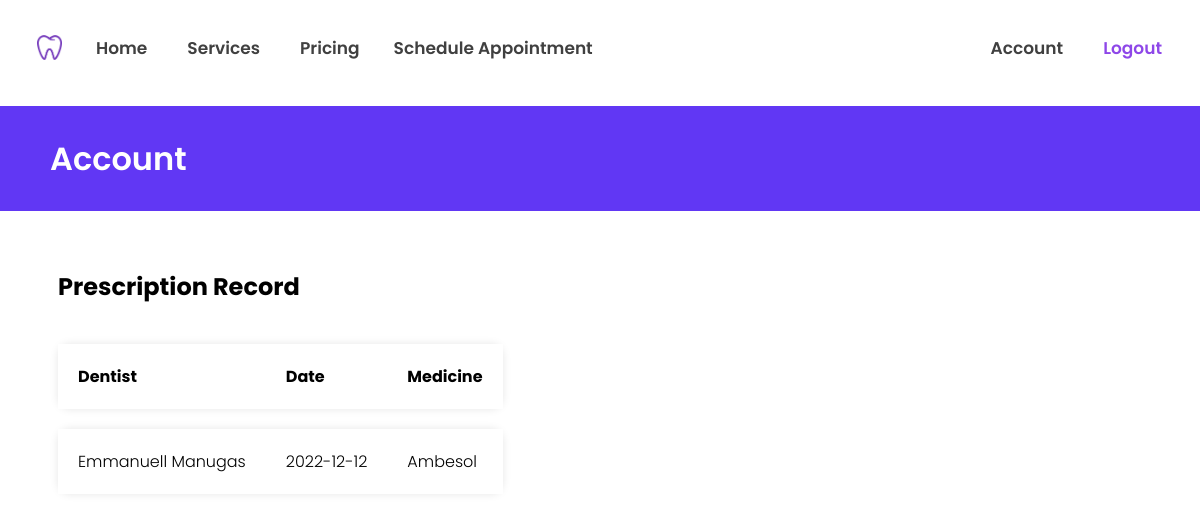
/web_pages/php/prescriptionrecord.php (signed in), run on the app's committed database.
### tables this page shows
CREATE TABLE `prescription` (
  `presid` int(11) NOT NULL,
  `dentistid` varchar(20) NOT NULL,
  `patientid` varchar(20) NOT NULL,
  `date` date NOT NULL,
  `med` text NOT NULL
);

CREATE TABLE `user` (
  `userid` varchar(20) NOT NULL,
  `username` varchar(20) NOT NULL,
  `fname` varchar(20) NOT NULL,
  `lname` varchar(20) NOT NULL,
  `gender` varchar(6) NOT NULL,
  `birthdate` date NOT NULL,
  `email` varchar(50) NOT NULL,
  `contactnum` varchar(15) NOT NULL,
  `password` tinytext NOT NULL,
  `role` varchar(20) NOT NULL DEFAULT 'regular_user'
);

### web_pages/php/prescriptionrecord.php (the view, shortened to what this page needs)
<?php
include_once "navbar.php";
$userid =  $_SESSION['userid'];
?>
<!DOCTYPE html>
<html lang="en" dir="ltr">
  <head>
	<link rel="stylesheet" href="../css/main.css">
  </head>
  <body>
	<h1>Account</h1><br>
	<div class="main">
	<h2>Prescription Record</h2>
    <table>
      <tr>
        <th>Dentist</th>
        <th>Date</th>
        <th>Medicine</th>
      </tr>
    <?php
    $sql = "SELECT * FROM prescription WHERE patientid = '$userid' ORDER BY presid DESC";
    $res = mysqli_query($conn, $sql);
    if(mysqli_num_rows($res) > 0){
      while($prescription = mysqli_fetch_assoc($res)){
        $dentistid = $prescription['dentistid'];
        $date = $prescription['date'];
        $med = $prescription['med'];
        $sql = "SELECT * FROM user where userid = '$dentistid' ";
        $userres = mysqli_query($conn,$sql);
        if(mysqli_num_rows($userres) > 0){
        while($user = mysqli_fetch_assoc($userres)){
          $fname = $user['fname'];
          $lname = $user['lname'];
          $dentistfullname = $fname." ".$lname;
        }
      }
        ?>
      <tr>
        <td><?= $dentistfullname?></td>
        <td><?= $date?></td>
        <td><?= $med?></td>
      </tr>
      <?php }
    }
     ?>
	 </div>
  </body>
</html>

### web_pages/css/navbar.css (style rules this page uses)
body { overflow-x: hidden; }

### web_pages/css/main.css (style rules this page uses)
.main { margin: 20px 50px 50px 50px; font-family: 'Poppins', sans-serif; font-weight: 300; }
h1 { margin: 20px -8px; color: white; padding: 115px 50px 28px 50px; background-color: #6137F4; background-position: -50px; font-family: 'Poppins', sans-serif; font-weight: 600; }
table { border-collapse: separate; border-spacing: 0px 20px; }
tr { background-color: #ffffff; border-radius: 12px; box-shadow: 0px 0px 9px 0px rgba(0,0,0,0.1); }
th { padding: 20px 20px; text-align: left; }
td { padding: 20px 20px; border-spacing: 20px 0px; }

### data on the page
prescription: dentistid.lname "Emmanuell Manugas", date "2022-12-12", med "Ambesol"
